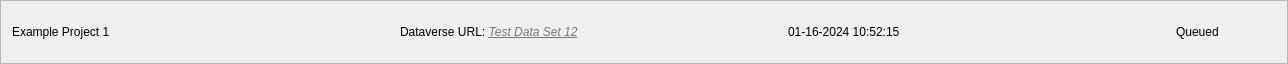
<?xml version="1.0" encoding="UTF-8"?>
<ui version="4.0">
 <class>CompletedUploadTaskFrame</class>
 <widget class="QFrame" name="CompletedUploadTaskFrame">
  <property name="geometry">
   <rect>
    <x>0</x>
    <y>0</y>
    <width>1288</width>
    <height>64</height>
   </rect>
  </property>
  <property name="windowTitle">
   <string>Frame</string>
  </property>
  <property name="frameShape">
   <enum>QFrame::StyledPanel</enum>
  </property>
  <property name="frameShadow">
   <enum>QFrame::Raised</enum>
  </property>
  <layout class="QHBoxLayout" name="horizontalLayout_2">
   <item>
    <layout class="QHBoxLayout" name="horizontalLayout">
     <item>
      <widget class="QLabel" name="projectNameLabel">
       <property name="toolTip">
        <string>PASTA project name which was uploaded to dataverse.</string>
       </property>
       <property name="text">
        <string>Example Project 1</string>
       </property>
      </widget>
     </item>
     <item>
      <widget class="QLabel" name="dataverseUrlLabel">
       <property name="toolTip">
        <string>The dataverse URL where the PASTA project was uploaded.</string>
       </property>
       <property name="text">
        <string>&lt;html&gt;&lt;head/&gt;&lt;body&gt;&lt;p&gt;Dataverse URL: &lt;a href=&quot;https://data-beta.fz-juelich.de/dataset.xhtml?persistentId=doi:10.0346/JUELICH-DATA-BETA/BORORQ&quot;&gt;&lt;span style=&quot; font-style:italic; text-decoration: underline; color:#77767b;&quot;&gt;Test Data Set 12&lt;/span&gt;&lt;/a&gt;&lt;/p&gt;&lt;/body&gt;&lt;/html&gt;</string>
       </property>
       <property name="openExternalLinks">
        <bool>true</bool>
       </property>
      </widget>
     </item>
     <item>
      <widget class="QLabel" name="finishedDateTimeLabel">
       <property name="toolTip">
        <string>Dataverse upload time.</string>
       </property>
       <property name="text">
        <string>01-16-2024 10:52:15</string>
       </property>
      </widget>
     </item>
     <item>
      <widget class="QLabel" name="statusLabel">
       <property name="sizePolicy">
        <sizepolicy hsizetype="Fixed" vsizetype="Preferred">
         <horstretch>0</horstretch>
         <verstretch>0</verstretch>
        </sizepolicy>
       </property>
       <property name="minimumSize">
        <size>
         <width>100</width>
         <height>0</height>
        </size>
       </property>
       <property name="toolTip">
        <string>Displays the status of the upload.</string>
       </property>
       <property name="text">
        <string>Queued</string>
       </property>
      </widget>
     </item>
    </layout>
   </item>
  </layout>
 </widget>
 <resources/>
 <connections/>
</ui>
